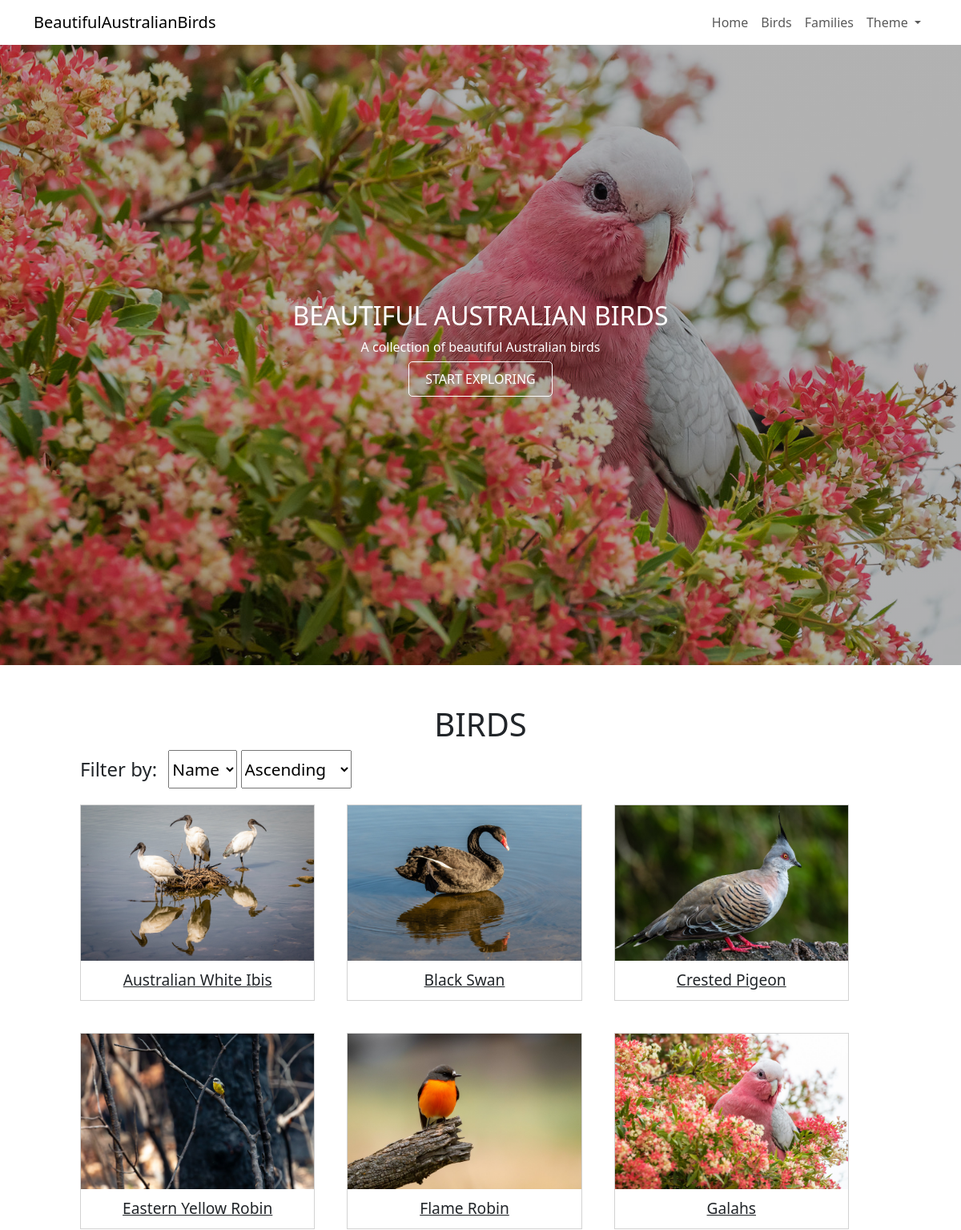
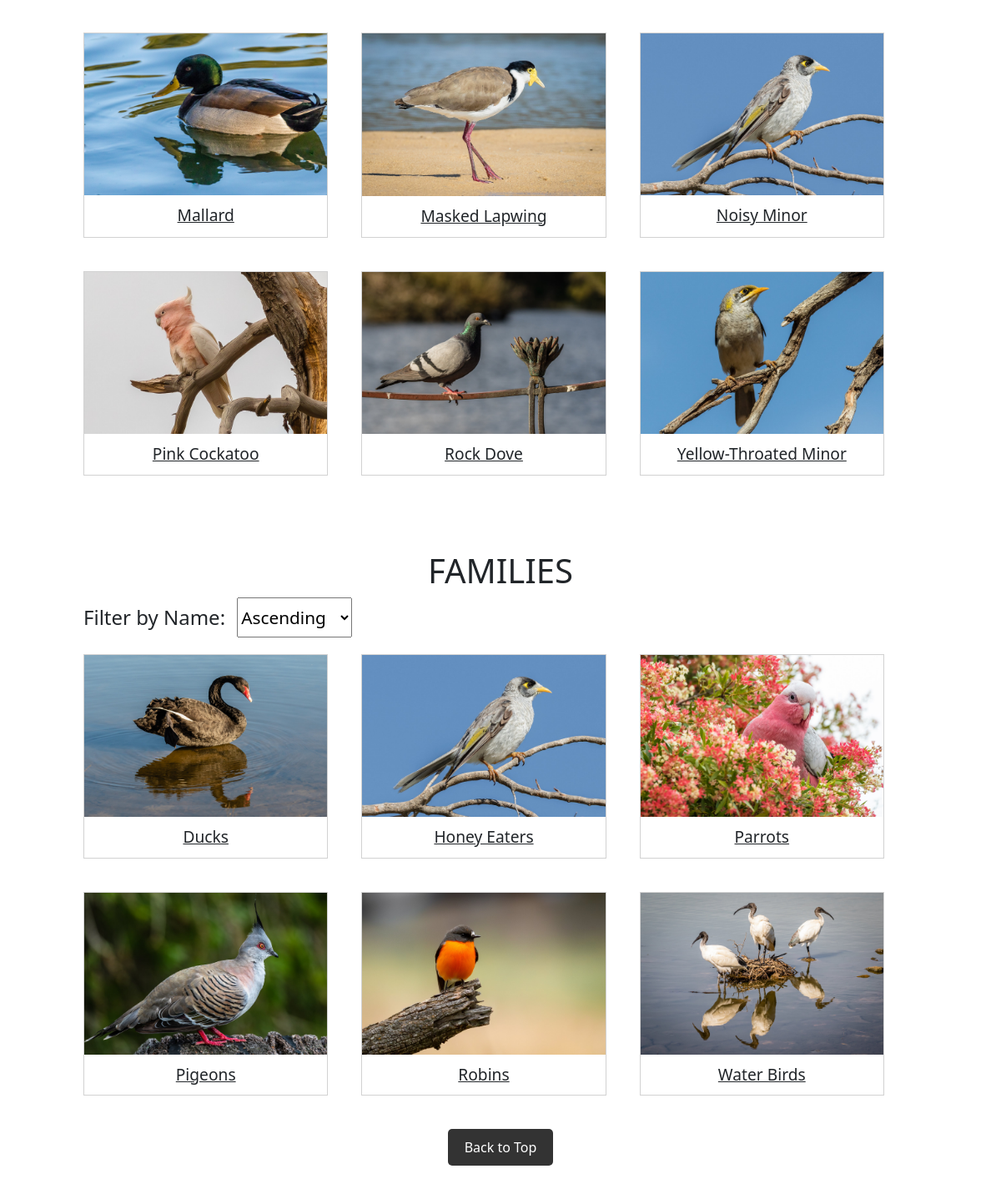
The page / on the database its author committed (2 pictures, top to bottom).
### tables this page shows
CREATE TABLE Birds (
    bird_ID INTEGER PRIMARY KEY AUTOINCREMENT,
    name TEXT NOT NULL,
    scientific_name TEXT NOT NULL,
    family_ID INTEGER NOT NULL,
    size INTEGER NOT NULL,
    description TEXT NOT NULL,
    image_ID INTEGER NOT NULL,
    FOREIGN KEY (family_ID) REFERENCES Families(family_ID),
    FOREIGN KEY (image_ID) REFERENCES Images(image_ID) 
);

CREATE TABLE Images (
    image_ID INTEGER PRIMARY KEY AUTOINCREMENT,
    file_name TEXT NOT NULL,
    alt_text TEXT NOT NULL,
    caption TEXT NOT NULL
);

CREATE TABLE Families (
    family_ID INTEGER PRIMARY KEY AUTOINCREMENT,
    name TEXT NOT NULL,
    description TEXT NOT NULL,
    image_ID INTEGER NOT NULL,
    FOREIGN KEY (image_ID) REFERENCES Images(image_ID) 
);

### main.py (the view)
@app.route("/", methods=["GET"])
def index():
    birdsTileInfo = db.getBirdTilesInfoByName("ASC")
    familiesTileInfo = db.getFamilyTilesInfoByName("ASC")
    return render_template("index.html", birdsTileInfo=birdsTileInfo, familiesTileInfo=familiesTileInfo)

### database.py (called while the page is built)
def getBirdTilesInfoByName(order):
    conn = sqlite3.connect(DATABASE_FILE)
    c = conn.cursor()
    valid_orders = ['ASC', 'DESC']
    if order not in valid_orders:
        conn.close()
        raise ValueError(f"Invalid order parameter: {order}. Must be 'ASC' or 'DESC'.")
    c.execute(f"""
        SELECT Birds.bird_ID, Birds.name, Images.file_name, Images.alt_text
        FROM Birds
        JOIN Images
            ON Birds.image_ID = Images.image_ID
        ORDER BY Birds.name {order}""")
    rows = c.fetchall()
    conn.close()
    dict_rows = [
        {
            "bird_ID": row[0],
            "bird_name": row[1],
            "image_file_name": row[2],
            "image_alt_text": row[3]
        }
        for row in rows
    ]
    return dict_rows

def getFamilyTilesInfoByName(order):
    conn = sqlite3.connect(DATABASE_FILE)
    c = conn.cursor()
    valid_orders = ['ASC', 'DESC']
    if order not in valid_orders:
        conn.close()
        raise ValueError(f"Invalid order parameter: {order}. Must be 'ASC' or 'DESC'.")
    c.execute(f"""
        SELECT Families.family_ID, Families.name, Images.file_name, Images.alt_text
        FROM Families
        JOIN Images
            ON Families.image_ID = Images.image_ID
        ORDER BY Families.name {order}""")
    rows = c.fetchall()
    conn.close()
    dict_rows = [
        {
            "family_ID": row[0],
            "family_name": row[1],
            "image_file_name": row[2],
            "image_alt_text": row[3]
        }
        for row in rows
    ]
    return dict_rows

### templates/index.html (shortened to what this page needs)
<!DOCTYPE html>
<html lang="en" class="no-theme-transition">
    <head>
        <link rel="stylesheet" href="{{ url_for('static', filename='styles.css') }}">
        <link rel="stylesheet" href="https://cdn.jsdelivr.net/npm/bootstrap@5.3.3/dist/css/bootstrap.min.css">
    </head>
    <body>
        <header class="fixed-top bg-white">
            <nav class="navbar navbar-expand-lg navbar-light">
                <div class="container">
                    <a class="navbar-brand" href="#">BeautifulAustralianBirds</a>
                    <div class="collapse navbar-collapse" id="mainNav">
                        <ul class="navbar-nav ms-auto">
                            <li class="nav-item"><a class="nav-link" href="#hero">Home</a></li>
                            <li class="nav-item"><a class="nav-link" href="#birds">Birds</a></li>
                            <li class="nav-item"><a class="nav-link" href="#families">Families</a></li>
                            <li class="nav-item dropdown" id="themeDropdown">
                                <a class="nav-link dropdown-toggle" href="javascript:void(0)" id="themeDropdownLink" role="button" data-bs-toggle="dropdown" aria-expanded="false">
                                Theme
                                </a>
                            </li>
                        </ul>
                    </div>
                </div>
            </nav>
        </header>
        <main class="main">
            <section id="hero" class="hero section dark-background">
                <div class="container text-center">
                    <div class="row justify-content-center">
                        <div class="col-lg-8">
                            <h2>BEAUTIFUL AUSTRALIAN BIRDS</h2>
                            <p>A collection of beautiful Australian birds</p>
                            <a href="#birds" class="btn-get-started">START EXPLORING</a>
                        </div>
                    </div>
                </div>
            </section>
            <section id="birds" class="birds section section-margin">
                <h1 class="text-center">BIRDS</h1>
                <div class="filter-container">
                    <label>Filter by:</label>
                    <select id="birdsFilterType">
                        <option value="name" selected>Name</option>
                    </select>
                    <select id="birdsSubFilter">
                        <option value="asc" selected>Ascending</option>
                    </select>
                </div>
                <div class="card-container">
                    {% for bird in birdsTileInfo %}
                    <a href="/moreInfo/birds?bird-ID={{bird['bird_ID']}}" class="card">
                        <div class="image-container">
                            <img class="card-img" src="{{ url_for('static', filename='assets/images/' + bird['image_file_name'])}}" alt="{{bird['image_alt_text']}}">
                        </div>
                        <p class="card-text">{{bird['bird_name']}}</p>
                    </a>
                    {% endfor %}
                </div>
            </section>
            <section id="families" class="families section section-margin">
                <h1 class="text-center">FAMILIES</h1>
                <div class="filter-container">
                    <label>Filter by Name:</label>
                    <select id="familiesSubFilter">
                        <option value="asc" selected>Ascending</option>
                    </select>
                </div>
                <div class="card-container">
                    {% for family in familiesTileInfo %}
                    <a href="/moreInfo/families?family-ID={{family['family_ID']}}" class="card">
                        <div class="image-container">
                            <img class="card-img" src="{{ url_for('static', filename='assets/images/' + family['image_file_name'])}}" alt="{{family['image_alt_text']}}">
                        </div>
                        <p class="card-text">{{family['family_name']}}</p>
                    </a>
                    {% endfor %}
                </div>
            </section>
        </main>
        <div class="back-to-top text-center">
            <a href="#hero" class="btn-top">Back to Top</a>
        </div>
    </body>
</html>

### static/styles.css (style rules this page uses)
html { scroll-behavior: smooth; }
body { background-color: white; color: black; font-family: Arial, sans-serif; padding-top: 30px; }
nav { background-color: transparent; }
#birds, #families, #hero { scroll-margin-top: 80px; }
.text-center { text-align: center; }
label { font-size: 1.5rem; display: inline-block; vertical-align: middle; margin-right: 10px; }
select { font-size: 1.3rem !important; height: 3rem; vertical-align: middle; }
.hero { position: relative; width: 100%; height: 100vh; background: linear-gradient(rgba(0, 0, 0, 0.3), rgba(0, 0, 0, 0.3)), url('assets/images/galahs.jpg') no-repeat center center/cover; display: flex; align-items: center; justify-content: center; text-align: center; color: #fff; }
.btn-get-started { margin-top: 20px; padding: 10px 20px; background: transparent; color: #fff; text-decoration: none; border: 1px solid #fff; border-radius: 5px; transition: background 0.5s ease; }
.section-margin { margin-top: 50px; margin-left: 100px; margin-right: 100px; }
.card-container { display: flex; flex-wrap: wrap; justify-content: center; }
.card { width: calc(33.33% - 40px); margin-right: 40px; margin-bottom: 40px; border: 1px solid black; border-radius: 0 !important; text-align: center; overflow: hidden; }
.image-container { overflow: hidden; }
.card-img { width: 100%; height: auto; object-fit: cover; border-radius: 0 !important; transition: transform 0.3s ease; }
.card-text { font-size: 1.2rem; padding: 10px; }
.filter-container { margin-bottom: 20px; }
.back-to-top { margin-bottom: 40px; }
.btn-top { display: inline-block; padding: 10px 20px; background-color: #333; color: #fff; text-decoration: none; border-radius: 5px; transition: background-color 0.3s ease; }
html, body, .navbar, .card, .main, .section, .families, .birds, .hero, select, .image-box { transition: background-color 1s ease; }

### rows shown on the page
Birds: file_name (picture), bird_name "Australian White Ibis"
Birds: file_name (picture), bird_name "Black Swan"
Birds: file_name (picture), bird_name "Crested Pigeon"
Birds: file_name (picture), bird_name "Eastern Yellow Robin"
Birds: file_name (picture), bird_name "Flame Robin"
Birds: file_name (picture), bird_name "Galahs"
Birds: file_name (picture), bird_name "Mallard"
Birds: file_name (picture), bird_name "Masked Lapwing"
Birds: file_name (picture), bird_name "Noisy Minor"
Birds: file_name (picture), bird_name "Pink Cockatoo"
Birds: file_name (picture), bird_name "Rock Dove"
Birds: file_name (picture), bird_name "Yellow-Throated Minor"
Families: file_name (picture), family_name "Ducks"
Families: file_name (picture), family_name "Honey Eaters"
Families: file_name (picture), family_name "Parrots"
Families: file_name (picture), family_name "Pigeons"
Families: file_name (picture), family_name "Robins"
Families: file_name (picture), family_name "Water Birds"
